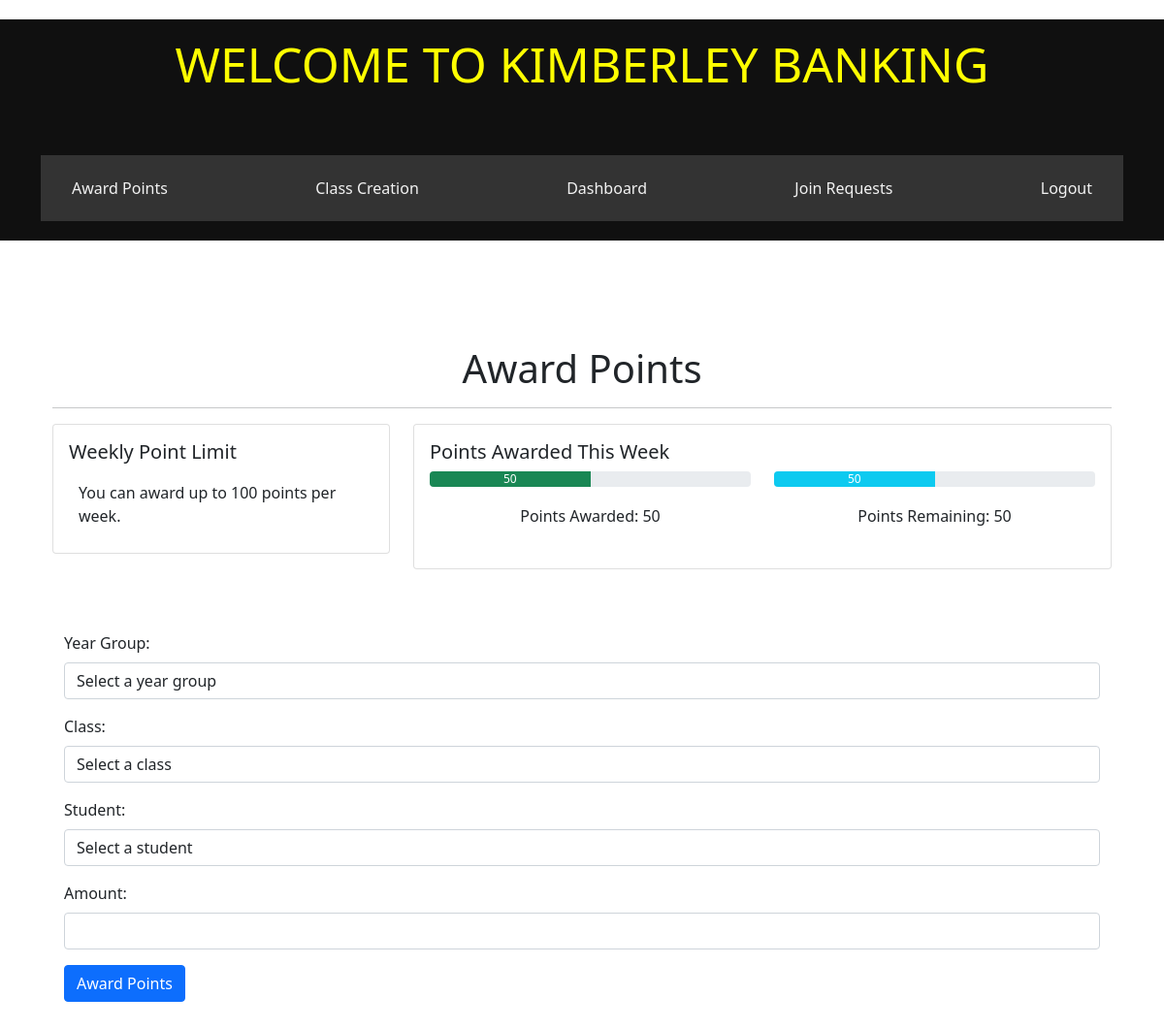
The page /award_points (signed in) on the database its author committed.
### website/models.py (models this page shows)
class User(db.Model, UserMixin):
    id = db.Column(db.Integer, primary_key=True)
    email = db.Column(db.String(150), unique=True, index=True)
    password = db.Column(db.String(255))
    first_name = db.Column(db.String(25))
    last_name = db.Column(db.String(25))
    user_name = db.Column(db.String(25))
    role_id = db.Column(db.Integer, db.ForeignKey('role.id'))
    role = db.relationship('Role', backref=db.backref('users', lazy=True))
    role_approved = db.Column(db.Boolean, default=False)
    role_request = db.Column(db.Boolean, default=False)
    role_requested_on = db.Column(db.DateTime)
    account_id = db.Column(db.Integer, db.ForeignKey('account.id'))
    account = db.relationship('Account', backref='owner', lazy=True, uselist=False, foreign_keys=[account_id])
    weekly_point_limit = db.Column(db.Integer, default=100)
    last_award_date = db.Column(db.Date)
    points_awarded_this_week = db.Column(db.Integer, default=0)
    @property
    def remaining_points(self):
        today = datetime.utcnow().date()
        if self.last_award_date and self.last_award_date.isocalendar()[1] == today.isocalendar()[1]:
            return max(self.weekly_point_limit - self.points_awarded_this_week, 0)
        else:
            return self.weekly_point_limit
    @property
    def points_awarded_percentage(self):
        return int(self.points_awarded_this_week / self.weekly_point_limit * 100)
    @property
    def remaining_point_percentage(self):
        return int(self.remaining_points / self.weekly_point_limit * 100)
    def is_admin(self):
        return self.role.name == 'admin'
    def is_teacher(self):
        return self.role.name == 'teacher'

### website/auth.py (the view, shortened to what this page needs)
@auth.route('/award_points', methods=['GET', 'POST'])
@login_required  # Ensure the user is logged in
def award_points():
    if current_user.is_admin() or current_user.is_teacher():
        year_groups = db.session.query(Class.year_group).distinct().all()
        classes = Class.query.filter_by(teacher=current_user).all()
        students = User.query.filter_by(role_id=3).all()
        remaining_points = current_user.remaining_points
        remaining_point_percentage = current_user.remaining_point_percentage
        return render_template('award_points.html', year_groups=year_groups, classes=classes, students=students, user=current_user, remaining_points=remaining_points, remaining_point_percentage=remaining_point_percentage)
    else:
        return "You are not authorized to access this page."

### website/templates/award_points.html (shortened to what this page needs)
{% extends "base.html" %}
{% block content %}
  <div class="container">
    <h1>Award Points</h1>
    <hr>
    {% if current_user.is_teacher() %}
    <div class="row">
      <div class="col-md-4">
        <div class="card mb-4">
          <div class="card-body">
            <h5 class="card-title">Weekly Point Limit</h5>
            <p class="card-text">You can award up to {{ current_user.weekly_point_limit }} points per week.</p>
          </div>
        </div>
      </div>
      {% endif %}
      <div class="col-md-8">
        <div class="card mb-4">
          <div class="card-body">
            <h5 class="card-title">Points Awarded This Week</h5>
            <div class="row">
              <div class="col-md-6">
                <div class="progress">
                  <div class="progress-bar bg-success" role="progressbar" style="width: {{ current_user.points_awarded_percentage }}%;" aria-valuenow="{{ current_user.points_awarded_percentage }}" aria-valuemin="0" aria-valuemax="100">{{ current_user.points_awarded_this_week }}</div>
                </div>
                <p class="text-center mt-2">Points Awarded: {{ current_user.points_awarded_this_week }}</p>
              </div>
              <div class="col-md-6">
                <div class="progress">
                  <div class="progress-bar bg-info" role="progressbar" style="width: {{ current_user.remaining_point_percentage }}%;" aria-valuenow="{{ current_user.remaining_point_percentage }}" aria-valuemin="0" aria-valuemax="100">{{ current_user.remaining_points }}</div>
                </div>
                <p class="text-center mt-2">Points Remaining: {{ current_user.remaining_points }}</p>
              </div>
            </div>
          </div>
        </div>
      </div>
    </div>
      <div class="container">
        <form method="POST" action="{{ url_for('auth.award_points') }}">
            <div class="form-group">
              <label for="year_group">Year Group:</label>
              <select class="form-control" id="year_group" name="year_group" required>
                <option value="">Select a year group</option>
              </select>
            </div>
            <div class="form-group">
              <label for="class_id">Class:</label>
              <select class="form-control" id="class_id" name="class_id" required>
                <option value="">Select a class</option>
              </select>
            </div>
            <div class="form-group">
              <label for="student_id">Student:</label>
              <select class="form-control" id="student_id" name="student_id" required>
                <option value="">Select a student</option>
              </select>
            </div>
            <div class="form-group">
              <label for="amount">Amount:</label>
              <input type="number" class="form-control" id="amount" name="amount" min="1" max="{{ current_user.remaining_points }}" required>
            </div>
            <button type="submit" class="btn btn-primary">Award Points</button>
          </form>
      </div>
{% endblock %}

### website/static/css/style.css (style rules this page uses)
body { font-family:'Roboto', sans-serif; color: #FFF; line-height:1.2em; font-size:17px; }
h1, h2, h3, h4, h5, h6 { font-weight: normal; }
h1 { margin: 10px; }
p { padding: 10px; font-weight: 100; }
h1 { text-align: center; margin-top: 20px; }
.container { display: block; width: 100%; max-width: 800px; margin: 20px auto; padding: 20px; }

### rows shown on the page
User: weekly_point_limit "100", points_awarded_this_week "50", remaining_points "50"
